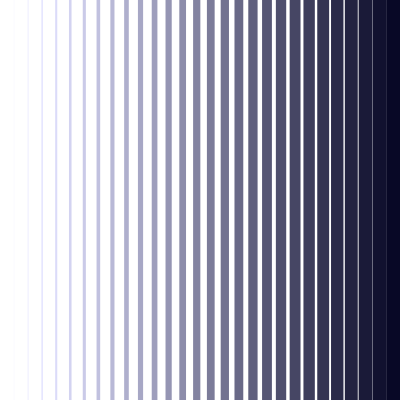
Frame 1 (no input)
Frame 60 (the mouse pressed at the canvas centre just before this capture): identical to frame 1, image omitted
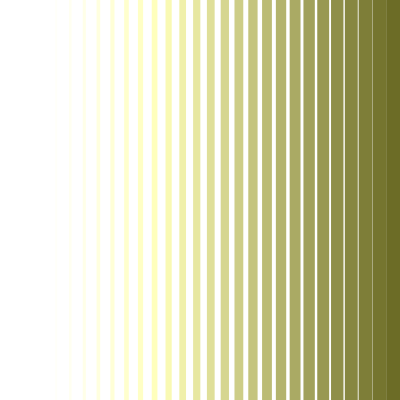
Frame 120 (the mouse held since frame 60 and released just before this capture)

The Processing sketch that drew these frames (run headless with seeded random() and noise(); from frame 60 on, the mouse is pressed at the canvas centre):

// Processing sketch: processing_163891
// ── processing_163891.pde


//DEGRADADO

//Instrucciones:
//1. Mover mouse de arriba a abajo (Eje Y) para cambiar el color del degradado (Valor del tono de Green).
//2. Mover mouse de derecha a izquierda (Eje X) para cambiar el color del degradado (Valor del tono de Red).
void setup() 
{
size (400, 400);
smooth();
noStroke();
frameRate(60);
}
void draw() 
{
background (255);
for(int i=0; i<30; i++)
{
  float x=map (i, 0, 29, 0, width); //posición de x
  float y=map (i, 0, 29, 0, 15); //ancho de las rayas
  float z=map (i, 0, 29, 255, 0); //esta variable indica el color y tenemos que para la raya número 0 el valor será de 255 y para la raya 29 el valor será de 0. Y el uso de mouseX hace que al desplazar por el eje X varie el color del degradado (solo del tono Red)
  fill (mouseX/2+z,mouseY/2+z,z+30); //al escoger modificar de la combinación RGB solo Green y Blue con z, en las diferentes columnas desde 0 a 29 tendran diferentes valores desde el 255 hasta el 0. Y el uso de mouseY hace que al desplazar por el eje Y varie el color del degradado (solo del tono Green)
  rect (x, 0, y, height);
}
} 

//*MouseX y MouseY partidos entre 1/2 para graduar el color de forma más suave.
